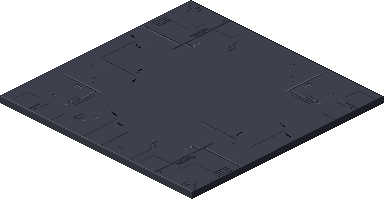
#> input picture mods/ca/bits/nod/buildings/bib3x3.png, 384 x 199 px
$ python cut_nod_bib4x3.py
#> lines starting #> are read from the running program, lines starting #| are printed output that depends on the picture; after the words box and inside, x2 and y2 are one past the last pixel; in counts of white or black regions, pixels touching at a corner belong together
### tools/art/cut_scrin_bibs.py
"""Native-pixel cut/paste Scrin bib studies. Never resize or alter the supplied PNG."""
from pathlib import Path
import hashlib,json
from collections import deque
import numpy as np
from PIL import Image,ImageDraw
ROOT=Path(__file__).resolve().parents[2]
OUT=ROOT/'art-source/scrin bib'
SOURCE=OUT/'ground_plating-1534399694-0.png'

def sample(a,x,y):
 valid=(x>=0)&(x<a.shape[1])&(y>=0)&(y<a.shape[0]);p=a[np.clip(y,0,a.shape[0]-1),np.clip(x,0,a.shape[1]-1)].copy();p[~valid]=0;return p

# [66 lines left out: functions master_sample, remove_cut_fragments, main, not called in this run]
# [1 lines that do not run on import are left out]

### tools/art/quilt_scrin_bib_seams.py
"""Binary, native-pixel source-piece joins; no interpolation or painted pixels."""
import numpy as np
from scipy.sparse import coo_matrix
from scipy.sparse.csgraph import maximum_flow, breadth_first_order
from scipy.ndimage import binary_dilation,binary_erosion

def join(a,b,prefer_b,band):
 h,w=a.shape[:2];size=h*w;source=size;sink=size+1;ids=np.arange(size).reshape(h,w)
 # Cut where both pieces agree, preferably in dark material joints, rather than
 # through bright conduits. The output still selects one entire source pixel.
 af=a[:,:,:3].astype(float);bf=b[:,:,:3].astype(float)
 error=np.abs(af-bf).sum(2)+.3*np.minimum(af.max(2),bf.max(2))+4
 edges=[];caps=[]
 for pa,pb,ea,eb in [(ids[:,:-1],ids[:,1:],error[:,:-1],error[:,1:]),(ids[:-1],ids[1:],error[:-1],error[1:])]:
  cost=np.maximum(1,((ea+eb)*2).astype(np.int64)).ravel();edges.extend([(pa.ravel(),pb.ravel()),(pb.ravel(),pa.ravel())]);caps.extend([cost,cost])
 invalid=(b[:,:,3]==0)&(a[:,:,3]>0);lock_a=(~band&~prefer_b)|invalid;lock_b=(~band&prefer_b)&~invalid
 for mask,left in [(lock_a,True),(lock_b,False)]:
  p=ids[mask];term=np.full(len(p),source if left else sink);edges.append((term,p) if left else (p,term));caps.append(np.full(len(p),10000000,dtype=np.int64))
 rows=np.concatenate([e[0] for e in edges]);cols=np.concatenate([e[1] for e in edges]);graph=coo_matrix((np.concatenate(caps),(rows,cols)),shape=(size+2,size+2)).tocsr()
 flow=maximum_flow(graph,source,sink);residual=graph-flow.flow;residual.data=(residual.data>0).astype(np.int64);residual.eliminate_zeros()
 reachable=breadth_first_order(residual,source,directed=True,return_predecessors=False);is_a=np.zeros(size+2,bool);is_a[reachable]=True;choose_b=~is_a[:size].reshape(h,w)
 out=a.copy();out[choose_b]=b[choose_b];return out,choose_b

# [36 lines left out: functions refine_master, bridge_left_joint, refine_quadrants, not called in this run]

### tools/art/cut_nod_bib4x3.py
"""Native Nod4x3: extend the existing3x3 by one isometric cell using two source cuts."""
from pathlib import Path
import sys,json,hashlib
import numpy as np
from PIL import Image,ImageDraw
from quilt_scrin_bib_seams import join
from cut_scrin_bibs import sample
ROOT=Path(__file__).resolve().parents[2];OUT=ROOT/'art-source/nod-bib-followup';OUT.mkdir(exist_ok=True)
source=ROOT/'mods/ca/bits/nod/buildings/bib3x3.png';a=np.array(Image.open(source).convert('RGBA'));h,w=a.shape[:2];yy,xx=np.indices((h+32,w+64));u=(xx-(w+64)/2)+2*(yy-(w+64)/4)
#> further down, a is the input picture: shape (199, 384, 4); mean R, G, B, A 30.8, 32.3, 38.3, 132
#> after `h, w = a.shape[:2]`: h = 199; w = 384
left=sample(a,xx,yy);right=sample(a,xx-64,yy-32);prefer=u>=0;band=(abs(u)<30)&(left[:,:,3]>0)&(right[:,:,3]>0)
#> in sample, `valid = (x >= 0) & (x < a.shape[1]) & (y >= 0) & (y < a.shape[0])`:
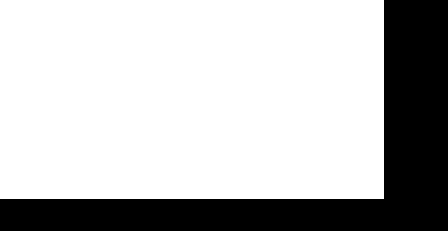
#> valid: shape (231, 448) bool; 73.8% white; 1 black region, box (x1, y1, x2, y2) and area: (0, 0, 448, 231) 27072
#> in sample, `p = a[np.clip(y, 0, a.shape[0] - 1), np.clip(x, 0, a.shape[1] - 1)].co`:
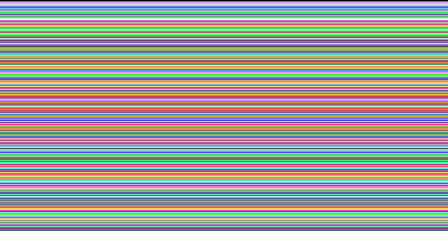
#> y: shape (231, 448) int64; 231 distinct labels, from 0 to 230; one colour per label, 0 black
#> in sample, `p[~valid] = 0`: p: shape (231, 448, 4); mean R, G, B, A 22.8, 23.9, 28.3, 97.5
#> in sample (call 2), `p = a[np.clip(y, 0, a.shape[0] - 1), np.clip(x, 0, a.shape[1] - 1)].co`:
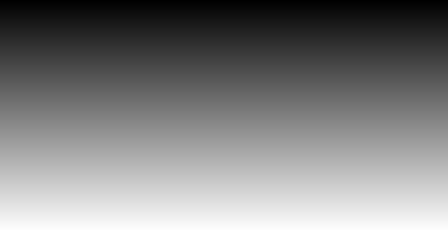
#> y: shape (231, 448) int64; min -32, max 198, mean 83; drawn with min black and max white
#> in sample (call 2), `p[~valid] = 0`: p: shape (231, 448, 4); mean R, G, B, A 22.8, 23.9, 28.3, 97.5
#> after `band = (abs(u) < 30) & (left[:, :, 3] > 0) & (right[:, :, 3] > 0)`: band: shape (231, 448) bool; 5.7% white; 1 white region, box (x1, y1, x2, y2) and area: (107, 57, 334, 171) 5856
result,chosen=join(left,right,prefer,band);visible=np.where(prefer,right[:,:,3],left[:,:,3]);result[:,:,3]=visible;result[visible==0]=0
#> in join, `error=np.abs(af-bf).sum(2)+.3*np.minimum(af.max(2),bf.max(2))+4`:
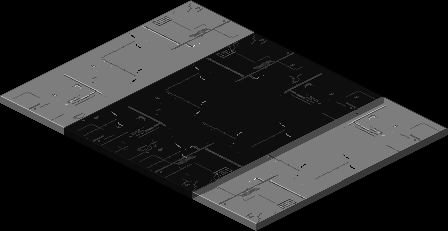
#> error: shape (231, 448) float64; min 4, max 418, mean 59.9; drawn with min black and max white
#> the loop in join, `for pa,pb,ea,eb in [(ids[:,:-1],ids[:,1:],error[:,:-1],error[:,1:]),(i..` made 2 passes
#> after the loop in join, `for pa,pb,ea,eb in [(ids[:,:-1],ids[:,1:],error[:,:-1],error[:,1:]),(i..`: caps = 4 items
#> in join, `invalid = (b[:, :, 3] == 0) & (a[:, :, 3] > 0)`: invalid: shape (231, 448) bool; 12.3% white; 1 white region, box (x1, y1, x2, y2) and area: (0, 0, 254, 135) 12704
#> in join, `lock_a = ~band & ~prefer_b | invalid`: lock_a: shape (231, 448) bool; 45.9% white; 1 white region, box (x1, y1, x2, y2) and area: (0, 0, 448, 224) 47521
#> in join, `lock_b = ~band & prefer_b & ~invalid`: lock_b: shape (231, 448) bool; 48.4% white; 1 white region, box (x1, y1, x2, y2) and area: (0, 1, 448, 231) 50111
#> the loop in join, `for mask,left in [(lock_a,True),(lock_b,False)]:` made 2 passes
#> left on passes 1 to 2: True, False
#> after the loop in join, `for mask,left in [(lock_a,True),(lock_b,False)]:`: caps = 6 items
#> in join, `choose_b = ~is_a[:size].reshape(h, w)`: choose_b: shape (231, 448) bool; 53.2% white; 1 black region, box (x1, y1, x2, y2) and area: (0, 0, 448, 224) 48465
#> in join, `out[choose_b] = b[choose_b]`:
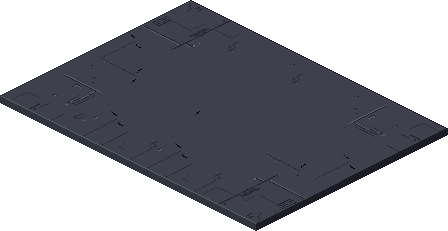
#> out: shape (231, 448, 4); mean R, G, B, A 30.3, 31.8, 37.6, 128.8; transparent parts drawn white
#> after `visible = np.where(prefer, right[:, :, 3], left[:, :, 3])`: visible: shape (231, 448); 50.5% white; 4 black regions, box (x1, y1, x2, y2) and area: (192, 0, 448, 128) 16512, (0, 103, 255, 231) 16384, (257, 135, 448, 231) 9216, (0, 0, 190, 95) 9120
#> after `visible = np.where(prefer, right[:, :, 3], left[:, :, 3])`:
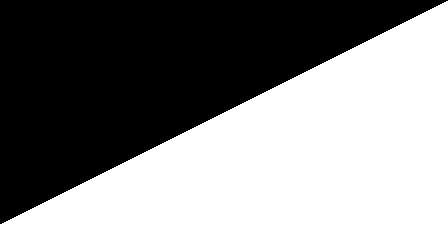
#> prefer: shape (231, 448) bool; 51.3% white; 1 black region, box (x1, y1, x2, y2) and area: (0, 0, 448, 224) 50400
im=Image.fromarray(result);im.save(OUT/'bib4x3.png');im.save(ROOT/'mods/ca/bits/nod/buildings/bib4x3.png')
colors={tuple(p) for p in a.reshape(-1,4)};assert {tuple(p) for p in result[result[:,:,3]>0]}<=colors
#> after `colors = {tuple(p) for p in a.reshape(-1, 4)}`: colors = 25 items
meta={'source':'mods/ca/bits/nod/buildings/bib3x3.png','source_sha256':hashlib.sha256(source.read_bytes()).hexdigest(),'canvas':list(im.size),'cells':[4,3],'integer_piece_translations':[[0,0],[64,32]],'top_surface_center':[224,112],'runtime_bottom_offset':[32,16],'method':'Two unchanged native3x3 pieces; minimum-cost binary seam in overlapping plates; no scaling, blur, recoloring or painting. Offset preserves the old rear/left cell anchor while extending one cell to the right/front.'}
(OUT/'bib4x3-binding.json').write_text(json.dumps(meta,indent=2)+'\n')
board=Image.new('RGBA',(900,280),(68,71,68,255));board.alpha_composite(Image.fromarray(a),(12,45));board.alpha_composite(im,(432,29));d=ImageDraw.Draw(board);d.text((12,12),'Existing3x3 (unchanged)',fill='white');d.text((432,12),'Native4x3 / cut & paste',fill='white');board.resize((1800,560),Image.Resampling.NEAREST).save(OUT/'bib-before-after-2x.png')
#> after `board = Image.new('RGBA', (900, 280), (68, 71, 68, 255))`:
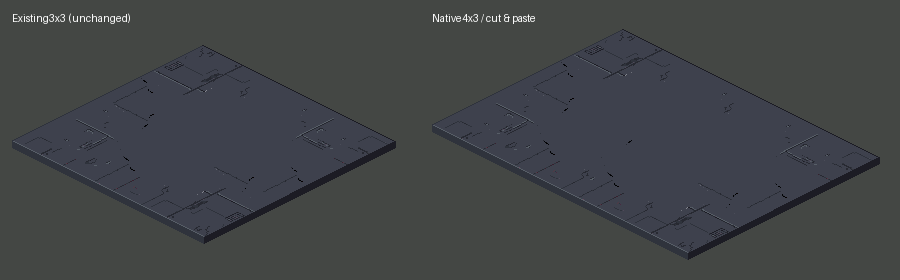
#> saved as bib-before-after-2x.png: PIL image 1800x560 RGBA (shown at 1/2 size); mean R, G, B, A 65.4, 68.4, 70.7, 255

$ run again, with mods/ca/bits/nod/buildings/bib2x2.png copied over mods/ca/bits/nod/buildings/bib3x3.png
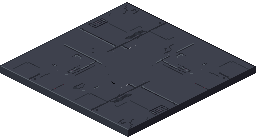
#> input picture mods/ca/bits/nod/buildings/bib2x2.png, 256 x 137 px
#> a is the input picture: shape (137, 256, 4); mean R, G, B, A 30.3, 31.8, 37.7, 132.2
#> in sample, `valid = (x >= 0) & (x < a.shape[1]) & (y >= 0) & (y < a.shape[0])`:
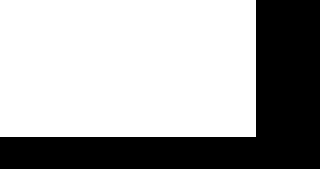
#> valid: shape (169, 320) bool; 64.9% white; 1 black region, box (x1, y1, x2, y2) and area: (0, 0, 320, 169) 19008
#> y: shape (169, 320) int64; 169 distinct labels, from 0 to 168
#> p: shape (169, 320, 4); mean R, G, B, A 19.6, 20.6, 24.4, 85.7
#> p: shape (169, 320, 4); mean R, G, B, A 19.6, 20.6, 24.4, 85.7
#> band: shape (169, 320) bool; 7.3% white; 1 white region, box (x1, y1, x2, y2) and area: (73, 42, 236, 124) 3968
#> the loop in join, `for pa,pb,ea,eb in [(ids[:,:-1],ids[:,1:],error[:,:-1],error[:,1:]),(i..` made 2 passes
#> after the loop in join, `for pa,pb,ea,eb in [(ids[:,:-1],ids[:,1:],error[:,:-1],error[:,1:]),(i..`: caps = 4 items
#> invalid: shape (169, 320) bool; 15.9% white; 1 white region, box (x1, y1, x2, y2) and area: (0, 2, 190, 105) 8608
#> lock_a: shape (169, 320) bool; 44% white; 1 white region, box (x1, y1, x2, y2) and area: (0, 0, 320, 160) 23809
#> lock_b: shape (169, 320) bool; 48.6% white; 1 white region, box (x1, y1, x2, y2) and area: (0, 1, 320, 169) 26303
#> the loop in join, `for mask,left in [(lock_a,True),(lock_b,False)]:` made 2 passes
#> left on passes 1 to 2: True, False
#> after the loop in join, `for mask,left in [(lock_a,True),(lock_b,False)]:`: caps = 6 items
#> choose_b: shape (169, 320) bool; 54.1% white; 1 black region, box (x1, y1, x2, y2) and area: (0, 0, 320, 160) 24837
#> out: shape (169, 320, 4); mean R, G, B, A 29.2, 30.7, 36.3, 126.3
#> visible: shape (169, 320); 49.5% white; 1 white region, box (x1, y1, x2, y2) and area: (0, 2, 320, 169) 26784
#> prefer: shape (169, 320) bool; 52.4% white; 1 black region, box (x1, y1, x2, y2) and area: (0, 0, 320, 160) 25760
#> colors = 19 items
#> `board = Image.new('RGBA', (900, 280), (68, 71, 68, 255))`:
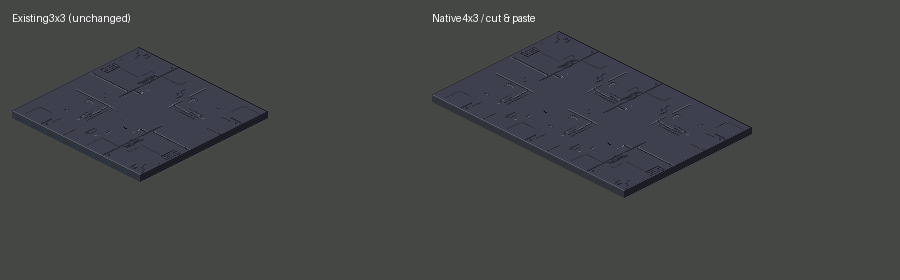
#> saved as bib-before-after-2x.png: PIL image 1800x560 RGBA (shown at 1/2 size); mean R, G, B, A 66.7, 69.7, 69.3, 255
